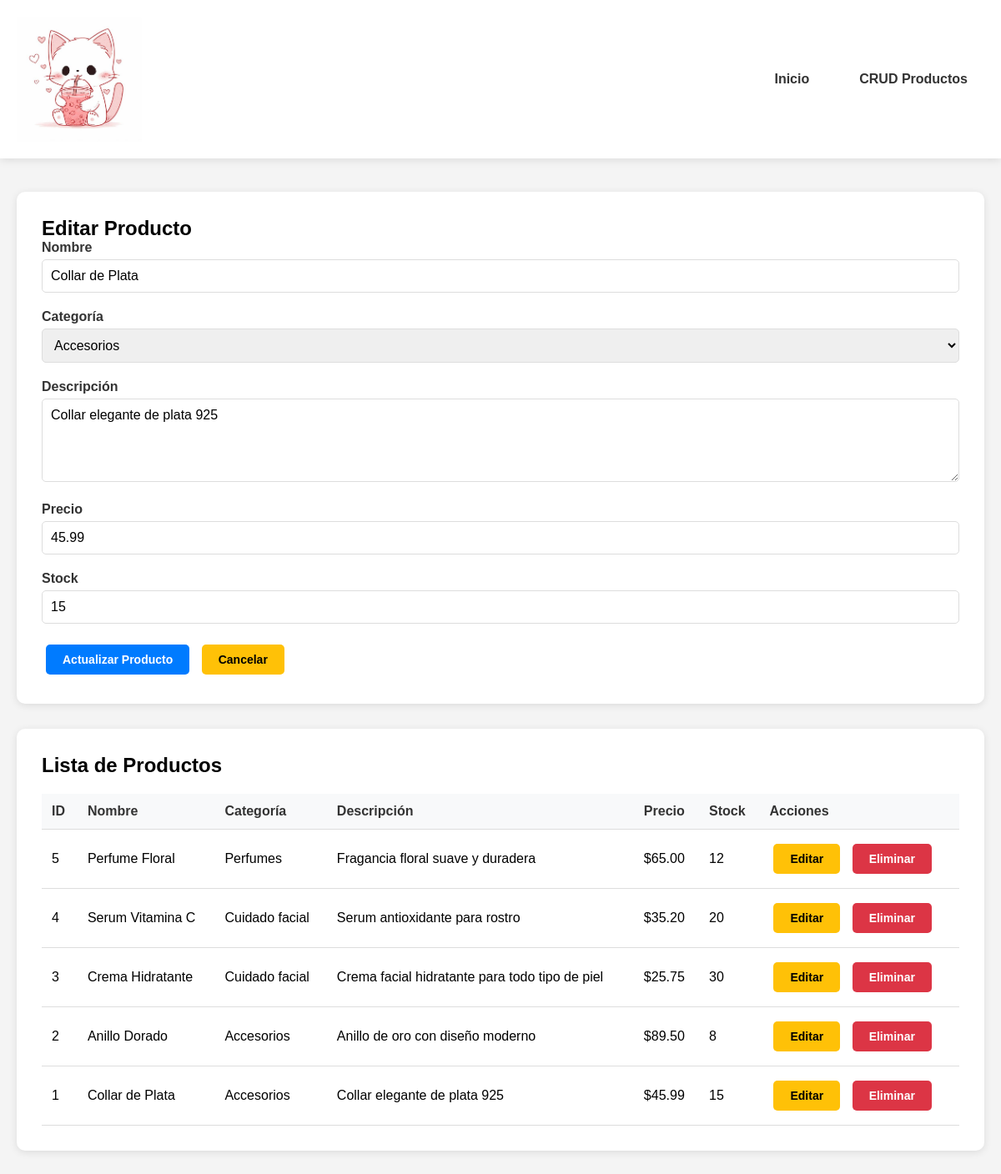
Page /crud.php?editar=1 on the committed database.
### tables this page shows
CREATE TABLE `productos` (
  `id` int NOT NULL,
  `nombre` varchar(100) NOT NULL,
  `categoria` enum('accesorios','cuidado_facial','perfumes') NOT NULL,
  `descripcion` text,
  `precio` decimal(10,2) NOT NULL,
  `stock` int NOT NULL,
  `fecha_creacion` timestamp NULL DEFAULT CURRENT_TIMESTAMP
);

### crud.php (the view, shortened to what this page needs)
<?php
$database = new Database();
$db = $database->getConnection();
$producto_editar = null;
if (isset($_GET['editar'])) {
    $id = $_GET['editar'];
    $query = "SELECT * FROM productos WHERE id=:id";
    $stmt = $db->prepare($query);
    $stmt->bindParam(":id", $id);
    $stmt->execute();
    $producto_editar = $stmt->fetch(PDO::FETCH_ASSOC);
}
$query = "SELECT * FROM productos ORDER BY id DESC";
$stmt = $db->prepare($query);
$stmt->execute();
$productos = $stmt->fetchAll(PDO::FETCH_ASSOC);
?>
<!DOCTYPE html>
<html lang="es">
<head>
    <link rel="stylesheet" href="css/style.css">
</head>
<body>
    <header class="header">
        <img src="img/logo.jpeg" alt="Logo" class="logo">
        <nav class="nav-menu">
            <a href="index.php">Inicio</a>
            <a href="crud.php">CRUD Productos</a>
        </nav>
    </header>
    <div class="container">
        <div class="card">
            <h2><?php echo $producto_editar ? 'Editar Producto' : 'Agregar Nuevo Producto'; ?></h2>
            <form action="crud.php" method="post">
                <div class="form-group">
                    <label>Nombre</label>
                    <input type="text" name="nombre" class="form-control"
                           value="<?php echo $producto_editar ? $producto_editar['nombre'] : ''; ?>" required>
                </div>
                <div class="form-group">
                    <label>Categoría</label>
                    <select name="categoria" class="form-control" required>
                        <option value="accesorios" <?php echo ($producto_editar && $producto_editar['categoria'] == 'accesorios') ? 'selected' : ''; ?>>Accesorios</option>
                    </select>
                </div>
                <div class="form-group">
                    <label>Descripción</label>
                    <textarea name="descripcion" class="form-control"><?php echo $producto_editar ? $producto_editar['descripcion'] : ''; ?></textarea>
                </div>
                <div class="form-group">
                    <label>Precio</label>
                    <input type="number" step="0.01" name="precio" class="form-control"
                           value="<?php echo $producto_editar ? $producto_editar['precio'] : ''; ?>" required>
                </div>
                <div class="form-group">
                    <label>Stock</label>
                    <input type="number" name="stock" class="form-control"
                           value="<?php echo $producto_editar ? $producto_editar['stock'] : ''; ?>" required>
                </div>
                <?php if($producto_editar): ?>
                    <button type="submit" name="editar_producto" class="btn btn-primary">Actualizar Producto</button>
                    <a href="crud.php" class="btn btn-warning">Cancelar</a>
                <?php else: ?>
                    <button type="submit" name="agregar_producto" class="btn btn-success">Agregar Producto</button>
                <?php endif; ?>
            </form>
        </div>
        <div class="card">
            <h2>Lista de Productos</h2>
            <?php if(count($productos) > 0): ?>
                <table class="table">
                    <thead>
                        <tr>
                            <th>ID</th>
                            <th>Nombre</th>
                            <th>Categoría</th>
                            <th>Descripción</th>
                            <th>Precio</th>
                            <th>Stock</th>
                            <th>Acciones</th>
                        </tr>
                    </thead>
                    <tbody>
                        <?php foreach($productos as $producto): ?>
                            <tr>
                                <td><?php echo $producto['id']; ?></td>
                                <td><?php echo htmlspecialchars($producto['nombre']); ?></td>
                                <td><?php echo ucfirst(str_replace('_', ' ', $producto['categoria'])); ?></td>
                                <td><?php echo htmlspecialchars($producto['descripcion']); ?></td>
                                <td>$<?php echo number_format($producto['precio'], 2); ?></td>
                                <td><?php echo $producto['stock']; ?></td>
                                <td>
                                    <a href="crud.php?editar=<?php echo $producto['id']; ?>" class="btn btn-warning">Editar</a>
                                    <a href="crud.php?eliminar=<?php echo $producto['id']; ?>" class="btn btn-danger"
                                       onclick="return confirm('¿Estás seguro de eliminar este producto?')">Eliminar</a>
                                </td>
                            </tr>
                        <?php endforeach; ?>
                    </tbody>
                </table>
            <?php else: ?>
                <p>No hay productos registrados.</p>
            <?php endif; ?>
        </div>
    </div>
</body>
</html>

### css/style.css (style rules this page uses)
* { margin: 0; padding: 0; box-sizing: border-box; font-family: Arial, sans-serif; }
body { background-color: #f4f4f4; }
.header { background: white; padding: 20px; box-shadow: 0 2px 10px rgba(0,0,0,0.1); display: flex; justify-content: space-between; align-items: center; }
.logo { width: 150px; height: auto; }
.nav-menu { display: flex; gap: 20px; }
.nav-menu a { text-decoration: none; color: #333; font-weight: bold; padding: 10px 20px; border-radius: 5px; transition: all 0.3s; }
.container { max-width: 1200px; margin: 20px auto; padding: 20px; }
.card { background: white; padding: 30px; border-radius: 10px; box-shadow: 0 2px 10px rgba(0,0,0,0.1); margin-bottom: 30px; }
.form-group { margin-bottom: 20px; }
.form-group label { display: block; margin-bottom: 5px; font-weight: bold; color: #333; }
.form-group input, .form-group select, .form-group textarea { width: 100%; padding: 10px; border: 1px solid #ddd; border-radius: 5px; font-size: 16px; }
.form-group textarea { height: 100px; resize: vertical; }
.btn { padding: 10px 20px; border: none; border-radius: 5px; cursor: pointer; font-size: 14px; font-weight: bold; transition: all 0.3s; text-decoration: none; display: inline-block; text-align: center; margin: 5px; }
.btn-primary { background: #007bff; color: white; }
.btn-warning { background: #ffc107; color: black; }
.btn-danger { background: #dc3545; color: white; }
.table { width: 100%; border-collapse: collapse; margin-top: 20px; }
.table th, .table td { padding: 12px; text-align: left; border-bottom: 1px solid #ddd; }
.table th { background: #f8f9fa; font-weight: bold; color: #333; }

### rows in the picture
productos: nombre "Collar de Plata", categoria "Accesorios", descripcion "Collar elegante de plata 925", precio "45.99", stock "15", id "1"
productos: id "5", nombre "Perfume Floral", categoria "Perfumes", descripcion "Fragancia floral suave y duradera", precio "65.00", stock "12"
productos: id "4", nombre "Serum Vitamina C", categoria "Cuidado facial", descripcion "Serum antioxidante para rostro", precio "35.20", stock "20"
productos: id "3", nombre "Crema Hidratante", categoria "Cuidado facial", descripcion "Crema facial hidratante para todo tipo de piel", precio "25.75", stock "30"
productos: id "2", nombre "Anillo Dorado", categoria "Accesorios", descripcion "Anillo de oro con diseño moderno", precio "89.50", stock "8"
